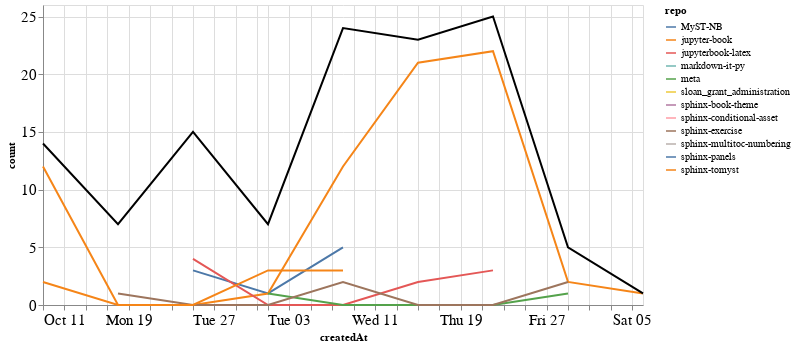

Notebook cell for this chart:
### Markdown cell above
### Comments

### Code cell
comments_time = comments.groupby('repo').resample('W', on='createdAt').count()['author'].reset_index()
comments_time = comments_time.rename(columns={'author': 'count'})
comments_time_total = comments_time.groupby('createdAt').agg({"count": "sum"}).reset_index()
ch1 = alt.Chart(comments_time, width=600).mark_line().encode(
    x='createdAt',
    y='count',
    color='repo',
    tooltip="repo"
)

ch2 = alt.Chart(comments_time_total, width=600).mark_line(color="black").encode(
    x='createdAt',
    y='count',
)

ch1 + ch2

### Figure 1 — Vega-Lite specification as saved in the notebook (floating-point values rounded to 4 significant figures)
{"config": {"axisLeft": {"labelFontSize": 15}, "axisBottom": {"labelFontSize": 15}}, "layer": [{"data": {"name": "data-8fb588bcd040c2d209a3ec8cb32c6c3d"}, "mark": "line", "encoding": {"color": {"type": "nominal", "field": "repo"}, "tooltip": {"type": "nominal", "field": "repo"}, "x": {"type": "temporal", "field": "createdAt"}, "y": {"type": "quantitative", "field": "count"}}, "width": 600}, {"data": {"name": "data-6745156a092eaf4cb368b66f3d7f8b08"}, "mark": {"type": "line", "color": "black"}, "encoding": {"x": {"type": "temporal", "field": "createdAt"}, "y": {"type": "quantitative", "field": "count"}}, "width": 600}], "$schema": "https://vega.github.io/schema/vega-lite/v4.8.1.json", "datasets": {"data-8fb588bcd040c2d209a3ec8cb32c6c3d": [{"repo": "MyST-NB", "createdAt": "2020-10-25T00:00:00", "count": 3}, {"repo": "MyST-NB", "createdAt": "2020-11-01T00:00:00", "count": 1}, {"repo": "MyST-NB", "createdAt": "2020-11-08T00:00:00", "count": 5}, {"repo": "jupyter-book", "createdAt": "2020-10-11T00:00:00", "count": 12}, {"repo": "jupyter-book", "createdAt": "2020-10-18T00:00:00", "count": 0}, {"repo": "jupyter-book", "createdAt": "2020-10-25T00:00:00", "count": 0}, {"repo": "jupyter-book", "createdAt": "2020-11-01T00:00:00", "count": 1}, {"repo": "jupyter-book", "createdAt": "2020-11-08T00:00:00", "count": 12}, {"repo": "jupyter-book", "createdAt": "2020-11-15T00:00:00", "count": 21}, {"repo": "jupyter-book", "createdAt": "2020-11-22T00:00:00", "count": 22}, {"repo": "jupyter-book", "createdAt": "2020-11-29T00:00:00", "count": 2}, {"repo": "jupyter-book", "createdAt": "2020-12-06T00:00:00", "count": 1}, {"repo": "jupyterbook-latex", "createdAt": "2020-10-25T00:00:00", "count": 4}, {"repo": "jupyterbook-latex", "createdAt": "2020-11-01T00:00:00", "count": 0}, {"repo": "jupyterbook-latex", "createdAt": "2020-11-08T00:00:00", "count": 0}, {"repo": "jupyterbook-latex", "createdAt": "2020-11-15T00:00:00", "count": 2}, {"repo": "jupyterbook-latex", "createdAt": "2020-11-22T00:00:00", "count": 3}, {"repo": "markdown-it-py", "createdAt": "2020-10-25T00:00:00", "count": 8}, {"repo": "meta", "createdAt": "2020-11-01T00:00:00", "count": 1}, {"repo": "meta", "createdAt": "2020-11-08T00:00:00", "count": 0}, {"repo": "meta", "createdAt": "2020-11-15T00:00:00", "count": 0}, {"repo": "meta", "createdAt": "2020-11-22T00:00:00", "count": 0}, {"repo": "meta", "createdAt": "2020-11-29T00:00:00", "count": 1}, {"repo": "sloan_grant_administration", "createdAt": "2020-10-18T00:00:00", "count": 2}, {"repo": "sphinx-book-theme", "createdAt": "2020-11-08T00:00:00", "count": 2}, {"repo": "sphinx-conditional-asset", "createdAt": "2020-10-18T00:00:00", "count": 1}, {"repo": "sphinx-exercise", "createdAt": "2020-10-18T00:00:00", "count": 1}, {"repo": "sphinx-exercise", "createdAt": "2020-10-25T00:00:00", "count": 0}, {"repo": "sphinx-exercise", "createdAt": "2020-11-01T00:00:00", "count": 0}, {"repo": "sphinx-exercise", "createdAt": "2020-11-08T00:00:00", "count": 2}, {"repo": "sphinx-exercise", "createdAt": "2020-11-15T00:00:00", "count": 0}, {"repo": "sphinx-exercise", "createdAt": "2020-11-22T00:00:00", "count": 0}, {"repo": "sphinx-exercise", "createdAt": "2020-11-29T00:00:00", "count": 2}, {"repo": "sphinx-multitoc-numbering", "createdAt": "2020-11-01T00:00:00", "count": 1}, {"repo": "sphinx-panels", "createdAt": "2020-10-18T00:00:00", "count": 3}, {"repo": "sphinx-tomyst", "createdAt": "2020-10-11T00:00:00", "count": 2}, {"repo": "sphinx-tomyst", "createdAt": "2020-10-18T00:00:00", "count": 0}, {"repo": "sphinx-tomyst", "createdAt": "2020-10-25T00:00:00", "count": 0}, {"repo": "sphinx-tomyst", "createdAt": "2020-11-01T00:00:00", "count": 3}, {"repo": "sphinx-tomyst", "createdAt": "2020-11-08T00:00:00", "count": 3}], "data-6745156a092eaf4cb368b66f3d7f8b08": [{"createdAt": "2020-10-11T00:00:00", "count": 14}, {"createdAt": "2020-10-18T00:00:00", "count": 7}, {"createdAt": "2020-10-25T00:00:00", "count": 15}, {"createdAt": "2020-11-01T00:00:00", "count": 7}, {"createdAt": "2020-11-08T00:00:00", "count": 24}, {"createdAt": "2020-11-15T00:00:00", "count": 23}, {"createdAt": "2020-11-22T00:00:00", "count": 25}, {"createdAt": "2020-11-29T00:00:00", "count": 5}, {"createdAt": "2020-12-06T00:00:00", "count": 1}]}}
